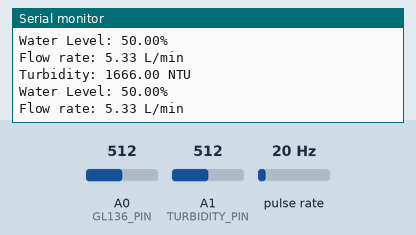
Simulated run of this sketch. Board: Arduino Uno, built with avr-gcc and run on an emulated ATmega328P. On the bench: the last lines printed to the serial monitor. Wiring (inferred from the names in the program): pulse sensor: data pin 5. Inputs (shaded band) come from the test bench; at power-on: pulse rate 20 Hz, A0 (GL136_PIN) = 512, A1 (TURBIDITY_PIN) = 512. WiFi joins after 1.5 s; servers stay silent unless stated; the modem accepts every AT command (registered, SIM ready, sends succeed) and sends nothing else.

Above: at 5.5 s.
5.6 s: pulse rate (sensor on pin 5) set to 4 Hz
At 6.67 s:
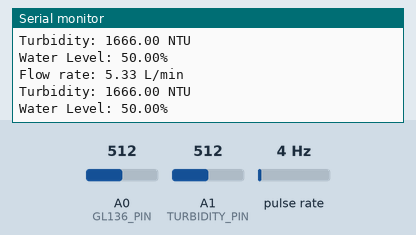
7.1 s: A0 (GL136_PIN) set to 716
At 8.4 s:
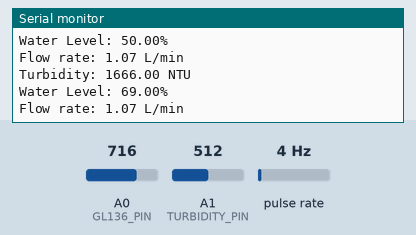
8.6 s: A1 (TURBIDITY_PIN) set to 716
At 9.6 s:
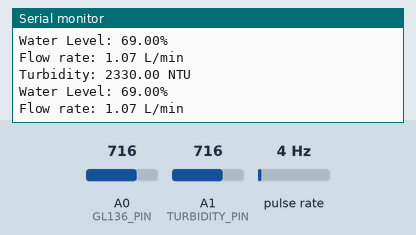
10.1 s: pulse rate (sensor on pin 5) set to 50 Hz
At 10.9 s:
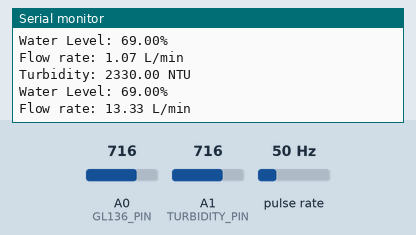
11.6 s: A0 (GL136_PIN) set to 900
At 12.9 s:
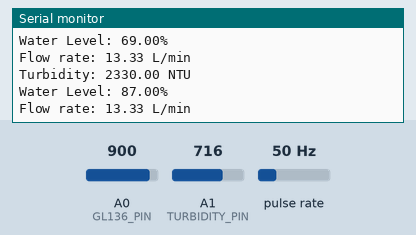
13.1 s: A1 (TURBIDITY_PIN) set to 900
At 14.2 s:
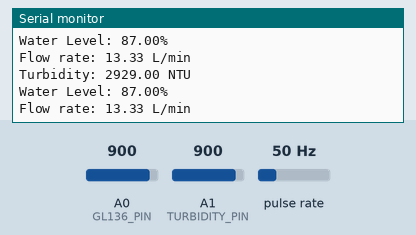
Timing chart, 0 to 15.6 s (numbered marks = the images above; inputs shaded):
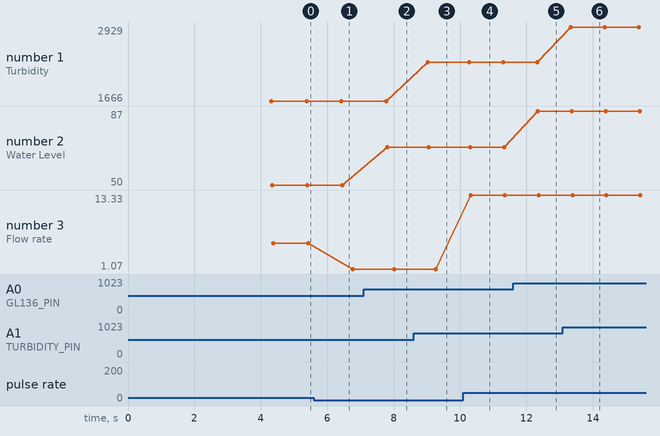

Measured:
- after the input at 7.1 s, the serial monitor: prints a new line after 0.70 s (image 2)
- after the input at 8.6 s, the serial monitor: prints a new line after 0.43 s (image 3)
- after the input at 10.1 s, the serial monitor: prints a new line after 0.22 s (image 4)
- after the input at 11.6 s, the serial monitor: prints a new line after 0.75 s (image 5)
- after the input at 13.1 s, the serial monitor: prints a new line after 0.24 s (image 6)
- plotted number 1: 1666 → 2330 after the input at 8.6 s, 2330 → 2929 after the input at 13.1 s
- plotted number 2: 50 → 69 after the input at 7.1 s, 69 → 87 after the input at 11.6 s
- plotted number 3: 5.33 → 1.07 after the input at 5.6 s, 1.07 → 13.33 after the input at 10.1 s

The sketch:

Code_measuremate_met_GSM_verbinding.ino
```cpp
#define BLYNK_TEMPLATE_ID "TMPL4kKYByLFC"
#define BLYNK_TEMPLATE_NAME "Measuremate3"
#define BLYNK_AUTH_TOKEN "hp2TInrGs5WulHwA02qOtYWJfxEWT4NP"

#define BLYNK_PRINT Serial
#include <SoftwareSerial.h>
#include <BlynkSimpleStream.h>

// Pin definitie voor de sensoren
#define TURBIDITY_PIN A1  // Turbidity sensor pin
#define GL136_PIN A0      // GL-136 water level sensor pin
#define FLOW_PIN 5        // Flowmeter sensor pin (connect to digital pin 5)

// Variabelen voor turbidity sensor
uint16_t turbidityVoltage;
float turbidityNTU;

// Variabelen voor GL-136 waterniveau sensor
uint16_t waterLevelVoltage;
float waterLevel;

// Variabelen voor flowmeter sensor
float flowRate;
unsigned long pulseDuration;  // Tijd van een enkele puls

// Kalibratiefactor voor flowmeter (afhankelijk van de flowmeter specificatie)
const float calibrationFactor = 7.5;  // Aantal pulsen per liter

// SIM7600G-H configuratie
SoftwareSerial sim7600Serial(7, 8); // RX, TX
#define SIM7600_BAUDRATE 115200

void setup() {
  Serial.begin(9600);
  sim7600Serial.begin(SIM7600_BAUDRATE);

  Serial.println("Initializing SIM7600G-H...");

  // Configureer SIM7600G-H
  sendCommand("AT");
  sendCommand("AT+CGATT=1");  // Activeer mobiele netwerkverbinding
  sendCommand("AT+SAPBR=3,1,\"CONTYPE\",\"GPRS\"");
  sendCommand("AT+SAPBR=3,1,\"APN\",\"your_apn_here\"");  // Vervang 'your_apn_here' door je APN
  sendCommand("AT+SAPBR=1,1");  // Start de verbinding

  // Verbind Blynk via de SIM7600-seriële poort
  Blynk.begin(sim7600Serial, BLYNK_AUTH_TOKEN);

  // Setup voor flowmeter pin
  pinMode(FLOW_PIN, INPUT);
}

void loop() {
  Blynk.run();

  // Sensorwaarden uitlezen
  readTurbiditySensor();
  readWaterLevelSensor();
  calculateFlowRate();

  delay(1000);  // Wacht 1 seconde voor de volgende meting
}

void readTurbiditySensor() {
  turbidityVoltage = analogRead(TURBIDITY_PIN) * 5000.0 / 1024.0;  // Voltage uitlezen en converteren naar millivolt
  turbidityNTU = calculateNTU(turbidityVoltage);  // Converteren naar NTU
  Serial.print("Turbidity: ");
  Serial.print(turbidityNTU);
  Serial.println(" NTU");
  Blynk.virtualWrite(V7, turbidityNTU);  // Stuur turbidity data naar Blynk (virtuele pin V7)
}

// Functie om voltage naar NTU te converteren
float calculateNTU(uint16_t voltage) {
  return map(voltage, 0, 4500, 0, 3000);  // Lineaire conversie van voltage naar NTU
}

void readWaterLevelSensor() {
  waterLevelVoltage = analogRead(GL136_PIN) * 5000.0 / 1024.0;  // Voltage uitlezen en converteren
  waterLevel = map(waterLevelVoltage, 0, 5000, 0, 100);  // Converteren naar percentage (0-100%)
  Serial.print("Water Level: ");
  Serial.print(waterLevel);
  Serial.println("%");
  Blynk.virtualWrite(V0, waterLevel);  // Stuur waterniveau data naar Blynk (virtuele pin V0)
}

void calculateFlowRate() {
  pulseDuration = pulseIn(FLOW_PIN, HIGH);  // Meet de tijd van een enkele HIGH-puls in microseconden

  // Als er een puls gemeten is, bereken de flow rate
  if (pulseDuration > 0) {
    // Bereken de tijd tussen pulsen in seconden (microseconden naar seconden)
    float pulseFrequency = 1000000.0 / pulseDuration;  // Frequentie in Hz (pulsen per seconde)

    // Bereken de flow rate in liters per minuut
    flowRate = (pulseFrequency / calibrationFactor);  // Flow rate in L/min
    Serial.print("Flow rate: ");
    Serial.print(flowRate);
    Serial.println(" L/min");

    Blynk.virtualWrite(V4, flowRate);  // Stuur flow rate data naar Blynk (virtuele pin V1)
  } else {
    // Geen flow gedetecteerd
    Serial.print("Flow rate: ");
    Serial.print(0);
    Serial.println(" L/min");
    Blynk.virtualWrite(V4, 0);  // Geen flow rate naar Blynk sturen
  }
}

// Helperfunctie om AT-commando's naar de SIM7600G-H te sturen
void sendCommand(const char* command) {
  sim7600Serial.println(command);
  delay(500);
  while (sim7600Serial.available()) {
    Serial.write(sim7600Serial.read());
  }
}
```
